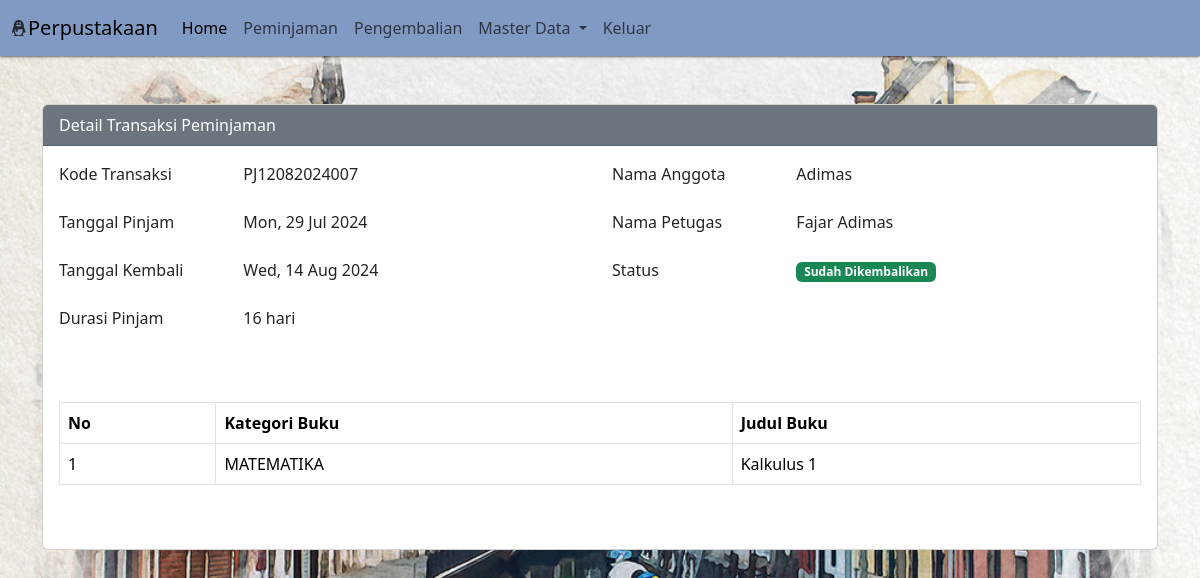
The app's page /?pg=tambah-peminjaman&detail=7 with its own data.
### tables this page shows
CREATE TABLE `peminjaman` (
  `id` int(11) NOT NULL,
  `id_anggota` int(11) NOT NULL,
  `id_user` int(11) NOT NULL,
  `kode_transaksi` varchar(30) NOT NULL,
  `tgl_pinjam` date NOT NULL,
  `tgl_kembali` date NOT NULL,
  `status` tinyint(1) NOT NULL,
  `created_at` timestamp NOT NULL DEFAULT current_timestamp(),
  `updated_at` timestamp NOT NULL DEFAULT current_timestamp() ON UPDATE current_timestamp(),
  `deleted_at` tinyint(1) NOT NULL DEFAULT 0
);

CREATE TABLE `anggota` (
  `id` int(11) NOT NULL,
  `nisn` varchar(16) NOT NULL,
  `nama_lengkap` varchar(50) NOT NULL,
  `jenis_kelamin` enum('Laki-Laki','Perempuan') NOT NULL,
  `no_telp` varchar(13) NOT NULL,
  `alamat` text NOT NULL,
  `created_at` timestamp NOT NULL DEFAULT current_timestamp(),
  `updated_at` timestamp NOT NULL DEFAULT current_timestamp() ON UPDATE current_timestamp()
);

CREATE TABLE `user` (
  `id` int(11) NOT NULL,
  `id_level` int(11) NOT NULL,
  `nama_lengkap` varchar(50) NOT NULL,
  `email` varchar(50) NOT NULL,
  `password` varchar(100) NOT NULL,
  `created_at` timestamp NOT NULL DEFAULT current_timestamp(),
  `updated_at` timestamp NOT NULL DEFAULT current_timestamp() ON UPDATE current_timestamp()
);

CREATE TABLE `detail_peminjaman` (
  `id` int(11) NOT NULL,
  `id_peminjaman` int(11) NOT NULL,
  `id_buku` int(11) NOT NULL,
  `id_kategori` int(11) NOT NULL
);

CREATE TABLE `kategori` (
  `id` int(11) NOT NULL,
  `nama_kategori` varchar(50) NOT NULL,
  `keterangan` text NOT NULL,
  `created_at` timestamp NOT NULL DEFAULT current_timestamp(),
  `updated_at` timestamp NOT NULL DEFAULT current_timestamp() ON UPDATE current_timestamp()
);

CREATE TABLE `buku` (
  `id` int(11) NOT NULL,
  `id_kategori` int(11) NOT NULL,
  `judul` varchar(50) NOT NULL,
  `jumlah` int(11) NOT NULL,
  `penerbit` varchar(50) NOT NULL,
  `tahun_terbit` varchar(5) NOT NULL,
  `penulis` varchar(100) NOT NULL,
  `created_at` timestamp NOT NULL DEFAULT current_timestamp(),
  `updated_at` timestamp NOT NULL DEFAULT current_timestamp() ON UPDATE current_timestamp()
);

### content/tambah-peminjaman.php (the view, shortened to what this page needs)
<?php
if (isset($_GET['detail'])) {
    $id = $_GET['detail'];
    $detail = mysqli_query($koneksi, "SELECT anggota.nama_lengkap as nama_anggota, peminjaman.*, user.nama_lengkap FROM peminjaman LEFT JOIN anggota ON anggota.id = peminjaman.id_anggota LEFT JOIN user ON user.id = peminjaman.id_user WHERE peminjaman.id = '$id'");
    $rowDetail = mysqli_fetch_assoc($detail);
    $tanggal_pinjam = $rowDetail['tgl_pinjam'];
    $tanggal_kembali = $rowDetail['tgl_kembali'];
    $date_pinjam = new DateTime($tanggal_pinjam);
    $date_kembali = new DateTime($tanggal_kembali);
    $interval = $date_pinjam->diff($date_kembali);
    $queryDetail = mysqli_query($koneksi, "SELECT * FROM detail_peminjaman LEFT JOIN buku ON buku.id = detail_peminjaman.id_buku LEFT JOIN kategori ON kategori.id = buku.id_kategori WHERE id_peminjaman='$id'");
}
?>
<?php
if (isset($_GET['detail'])): ?>
    <div class="container mt-5">
        <div class="row">
            <div class="col-sm-12">
                <div class="card">
                    <div class="card-header bg-secondary text-white">Detail Transaksi Peminjaman</div>
                    <div class="card-body">
                        <div class="mb-3 row">
                            <div class="col-sm-6">
                                <div class="row mb-3">
                                    <div class="col-sm-4">
                                        <label for="" class="form-label">Kode Transaksi</label>
                                    </div>
                                    <div class="col-sm-8">
                                        <?php echo $rowDetail['kode_transaksi'] ?>
                                    </div>
                                </div>
                                <div class="row mb-3">
                                    <div class="col-sm-4">
                                        <label for="" class="form-label">Tanggal Pinjam</label>
                                    </div>
                                    <div class="col-sm-8">
                                        <?php echo date('D, d M Y', strtotime($rowDetail['tgl_pinjam'])) ?>
                                    </div>
                                </div>
                                <div class="row mb-3">
                                    <div class="col-sm-4">
                                        <label for="" class="form-label">Tanggal Kembali</label>
                                    </div>
                                    <div class="col-sm-8">
                                        <?php echo date('D, d M Y', strtotime($rowDetail['tgl_kembali'])) ?>
                                    </div>
                                </div>
                                <div class="row mb-3">
                                    <div class="col-sm-4">
                                        <label for="" class="form-label">Durasi Pinjam</label>
                                    </div>
                                    <div class="col-sm-8">
                                    <?php echo $interval->days . " hari" ?>
                                    </div>
                                </div>
                            </div>
                            <div class="col-sm-6">
                                <div class="row mb-3">
                                    <div class="col-sm-4">
                                        <label for="" class="form-label">Nama Anggota</label>
                                    </div>
                                    <div class="col-sm-8">
                                        <?php echo $rowDetail['nama_anggota'] ?>
                                    </div>
                                </div>
                                <div class="row mb-3">
                                    <div class="col-sm-4">
                                        <label for="" class="form-label">Nama Petugas</label>
                                    </div>
                                    <div class="col-sm-8">
                                        <?php echo $rowDetail['nama_lengkap'] ?>
                                    </div>
                                </div>
                                <div class="row mb-3">
                                    <div class="col-sm-4">
                                        <label for="" class="form-label">Status</label>
                                    </div>
                                    <div class="col-sm-8">
                                        <?php echo getStatus($rowDetail['status']) ?>
                                    </div>
                                </div>
                            </div>
                        </div>
                        <div class="mb-5 mt-5">
                            <table class="table table-bordered">
                                <tr>
                                    <th>No</th>
                                    <th>Kategori Buku</th>
                                    <th>Judul Buku</th>
                                </tr>
                                <?php $no = 1;
                                while ($rowDetail = mysqli_fetch_assoc($queryDetail)): ?>
                                    <tr>
                                        <td><?php echo $no++ ?></td>
                                        <td><?php echo $rowDetail['nama_kategori'] ?></td>
                                        <td><?php echo $rowDetail['judul'] ?></td>
                                    </tr>
                                <?php endwhile ?>
                            </table>
                        </div>
                    </div>
                </div>
            </div>
        </div>
    </div>
<?php endif ?>

### index.php (style rules this page uses)
body { background-image: url('assets/img/post-thumbnail.jpg'); background-size: cover; }

### records on screen
peminjaman: kode_transaksi "PJ12082024007", tgl_pinjam "Mon, 29 Jul 2024", tgl_kembali "Wed, 14 Aug 2024", tgl_pinjam+tgl_kembali "16", id_anggota.nama_lengkap "Adimas", id_user.nama_lengkap "Fajar Adimas"
detail_peminjaman: id_kategori.nama_kategori "MATEMATIKA", id_buku.judul "Kalkulus 1"
